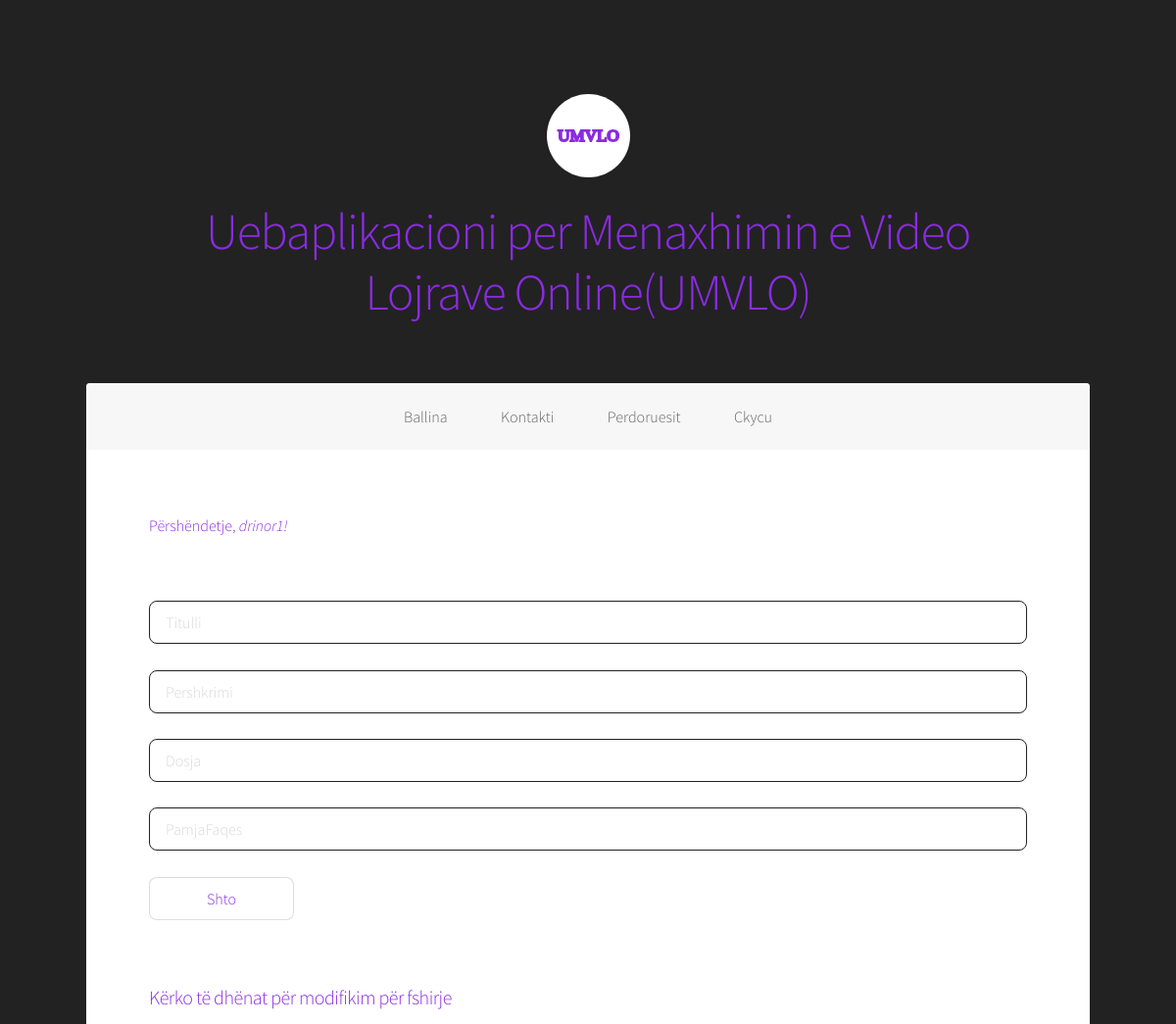
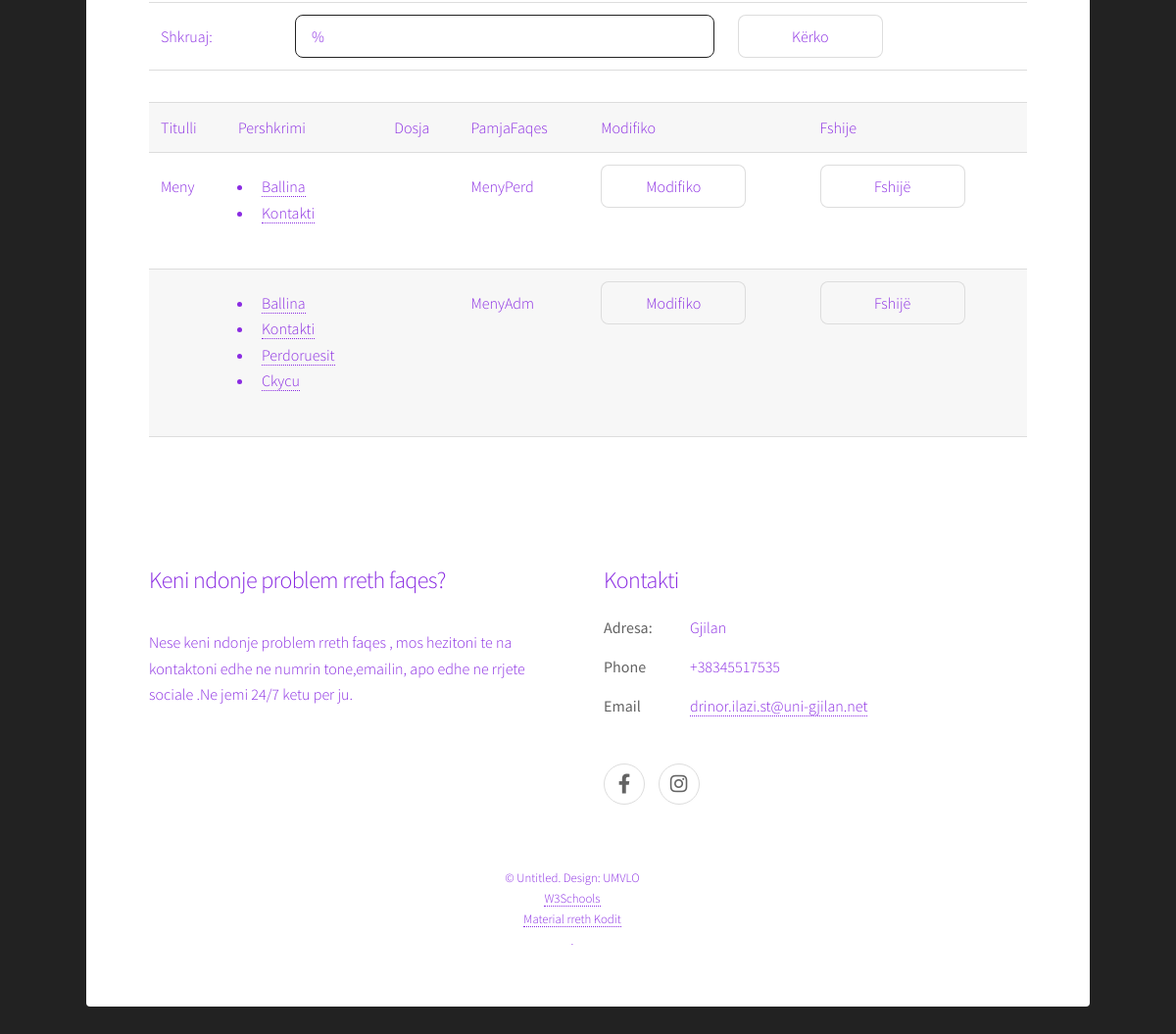
/ModuliAdministratorit/modifiko_tedhena.php?term=Meny (signed in), run on the app's committed database (2 pictures, top to bottom).
### tables this page shows
CREATE TABLE `umvlo_tedhenat` (
  `ID_Dhenat` int(11) NOT NULL,
  `Titulli` varchar(222) NOT NULL,
  `Pershkrimi` varchar(1000) NOT NULL,
  `Dosja` mediumblob NOT NULL,
  `PamjaFaqes` varchar(255) NOT NULL
);

CREATE TABLE `umvlo_perdoruesi` (
  `pid` int(11) NOT NULL,
  `perdoruesi` varchar(111) NOT NULL,
  `password` varchar(222) NOT NULL,
  `email` varchar(222) NOT NULL
);

### ModuliAdministratorit/kontrolla.php (called while the page is built, shortened)
<?php
include('konfigurimi.php');
$user_check=$_SESSION['perdoruesi'];
$ses_sql = mysqli_query($conn,"SELECT perdoruesi FROM umvlo_perdoruesi WHERE perdoruesi='$user_check' ");
$row=mysqli_fetch_array($ses_sql,MYSQLI_ASSOC);
$login_user=$row['perdoruesi'];
?>

### ModuliAdministratorit/modifiko_tedhena.php (the view, shortened to what this page needs)
<?php
	include("konfigurimi.php");
?>
<?php
include_once("kontrolla.php");
?>
<!DOCTYPE HTML>
<html>
	<head>
		<link rel="stylesheet" href="assets/css/main.css" />
	</head>
	<body class="is-preload">
			<div id="wrapper">
				<header id="header" class="alt">
						<?php include_once("koka.php"); ?>
                  </header>
				 <nav id="nav">
					<?php include_once("meny.php"); ?>
                  </nav>
				   <div id="main">
			<section id="intro" class="main">
								<div class="spotlight">
											<p style="text-align:right;">Përshëndetje, <em><?php  echo $login_user;?>!</em></p>
                                   </div>
                                    <div class="table-wrapper">
									<form method="post" action="shto_tdhena.php">
										<div class="table-wrapper">
											<div class="col-6 col-12-small">
												<input type="text" name="Titulli" id="Titulli" value="" placeholder="Titulli" />
											<br>
											<input type="text" name="Pershrkimi" id="Pershkrimi" value="" placeholder="Pershkrimi" />
											<br>
												<input type="text" name="Dosja" id="Dosja" value="" placeholder="Dosja" />
											<br>
												<input type="text" name="PamjaFaqes" id="PamjaFaqes" value="" placeholder="PamjaFaqes" />
											</div>
											<br>
											<div class="col-6 col-12-xsmall">
												<ul class="actions">
													<li><input type="submit" name="shto_tdhena" value="Shto"  /></li>
												</ul>
											</div>
										</div>
									</form>
									</div>
<div class="table-wrapper">
	<form action="" method="post">
	<table>
	<tr>
	<h3>Kërko të dhënat për modifikim për fshirje</h3>
	</tr>
	<tr>
	<td>
	Shkruaj:
	</td>
	<td>
	<input type="text" name="term" placeholder="Titullin ose Pamjen e faqes" value="%"/>
</td>
<td> <input type="submit" value="Kërko" /></td>
</tr>
</table>
</div>
	<div class="table-wrapper">
<table width='80%' border=0>
	<div class="table-wrapper">
	<tr bgcolor='#222222'>
		<td>Titulli</td>
		<td>Pershkrimi</td>
		<td>Dosja</td>
		<td>PamjaFaqes</td>
		<td>Modifiko</td>
		<td>Fshije</td>
	</tr>
<?php
if (!empty($_REQUEST['term'])) {
$term = mysqli_real_escape_string
($conn,$_REQUEST['term']);
$sql = mysqli_query($conn,
"SELECT * FROM umvlo_tedhenat
WHERE Titulli LIKE '%".$term."%'
OR  PamjaFaqes LIKE '%".$term."%'");
while($row = mysqli_fetch_array($sql)) {
		echo "<tr>";
		echo "<td>".$row['Titulli']."</td>";
		echo "<td>".$row['Pershkrimi']."</td>";
		echo "<td>".$row['Dosja']."</td>";
		echo "<td>".$row['PamjaFaqes']."</td>";
		echo "<td><a href=\"perditso_dhenat.php?ID_Dhenat=$row[ID_Dhenat]\" class='button' >Modifiko</a></td>";
		echo "<td><a href=\"fshije_dhenat.php?ID_Dhenat=$row[ID_Dhenat]\" onClick=\"return confirm('A jeni te sigurt se deshironi te fshini te dhenen?')\" class='button'>Fshijë</a>
		</td></tr>";
	}
}
?>
</div>
	</table>
				</div>
			</section>
						<?php include_once("kemba.php"); ?>
			</div>
       </div>
	</body>
</html>

### ModuliAdministratorit/koka.php (shortened to what this page needs)
		<?php
          $result = mysqli_query($conn, "SELECT * FROM umvlo_tedhenat WHERE PamjaFaqes='KokaAdm'");
          while ($row = mysqli_fetch_assoc($result)) {
            extract($row);
          ?>
	<?php echo $Titulli ?>
	<h1><?php echo $Pershkrimi ?></h1>
<?php } ?>

### ModuliAdministratorit/meny.php (shortened to what this page needs)
		<?php
         $result = mysqli_query($conn, "SELECT * FROM umvlo_tedhenat WHERE PamjaFaqes='MenyAdm'");
         while ($row = mysqli_fetch_assoc($result)) {
           extract($row);
  	 echo $Pershkrimi;
}
         ?>

### ModuliAdministratorit/kemba.php (shortened to what this page needs)
<footer id="footer">
					<?php
            $result = mysqli_query($conn, "SELECT * FROM umvlo_tedhenat WHERE PamjaFaqes='Kemba_Pyt'");
            while ($row = mysqli_fetch_assoc($result)) {
              extract($row);
            ?>
						<section>
							<h2><?php echo $Titulli ?></h2>
							<p><?php echo $Pershkrimi; ?></p>
						</section>
			<?php } ?>
									<?php
            $result = mysqli_query($conn, "SELECT * FROM umvlo_tedhenat WHERE PamjaFaqes='Kemba_Linqe'");
            while ($row = mysqli_fetch_assoc($result)) {
              extract($row);
            ?>
						<section>
							<h2><?php echo $Titulli ?></h2>
							<?php echo $Pershkrimi; ?>
						</section>
			<?php } ?>
			<?php
            $result = mysqli_query($conn, "SELECT * FROM umvlo_tedhenat WHERE PamjaFaqes='Kemba_Drejtat'");
            while ($row = mysqli_fetch_assoc($result)) {
              extract($row);
            ?>
							<?php echo $Pershkrimi; ?>
			<?php } ?>
			</footer>

### data on the page
umvlo_tedhenat: Titulli (picture), Pershkrimi "Uebaplikacioni per Menaxhimin e Video Lojrave Online(UMVLO)"
umvlo_tedhenat: Pershkrimi "Ballina Kontakti Perdoruesit Ckycu", PamjaFaqes "MenyAdm"
umvlo_perdoruesi: perdoruesi "drinor1"
umvlo_tedhenat: Titulli "Meny", Pershkrimi "Ballina Kontakti", PamjaFaqes "MenyPerd"
umvlo_tedhenat: Titulli "Keni ndonje problem rreth faqes?", Pershkrimi "Nese keni ndonje problem rreth faqes , mos hezitoni te na kontaktoni edhe ne numrin tone,emailin, apo edhe ne rrjete sociale .Ne jemi 24/7 ketu per ju."
umvlo_tedhenat: Titulli "Kontakti", Pershkrimi "Adresa: Gjilan Phone +38345517535 Email drinor.ilazi.st@uni-gjilan.net"
umvlo_tedhenat: Pershkrimi "© Untitled. Design: UMVLO W3Schools Material rreth Kodit ."
